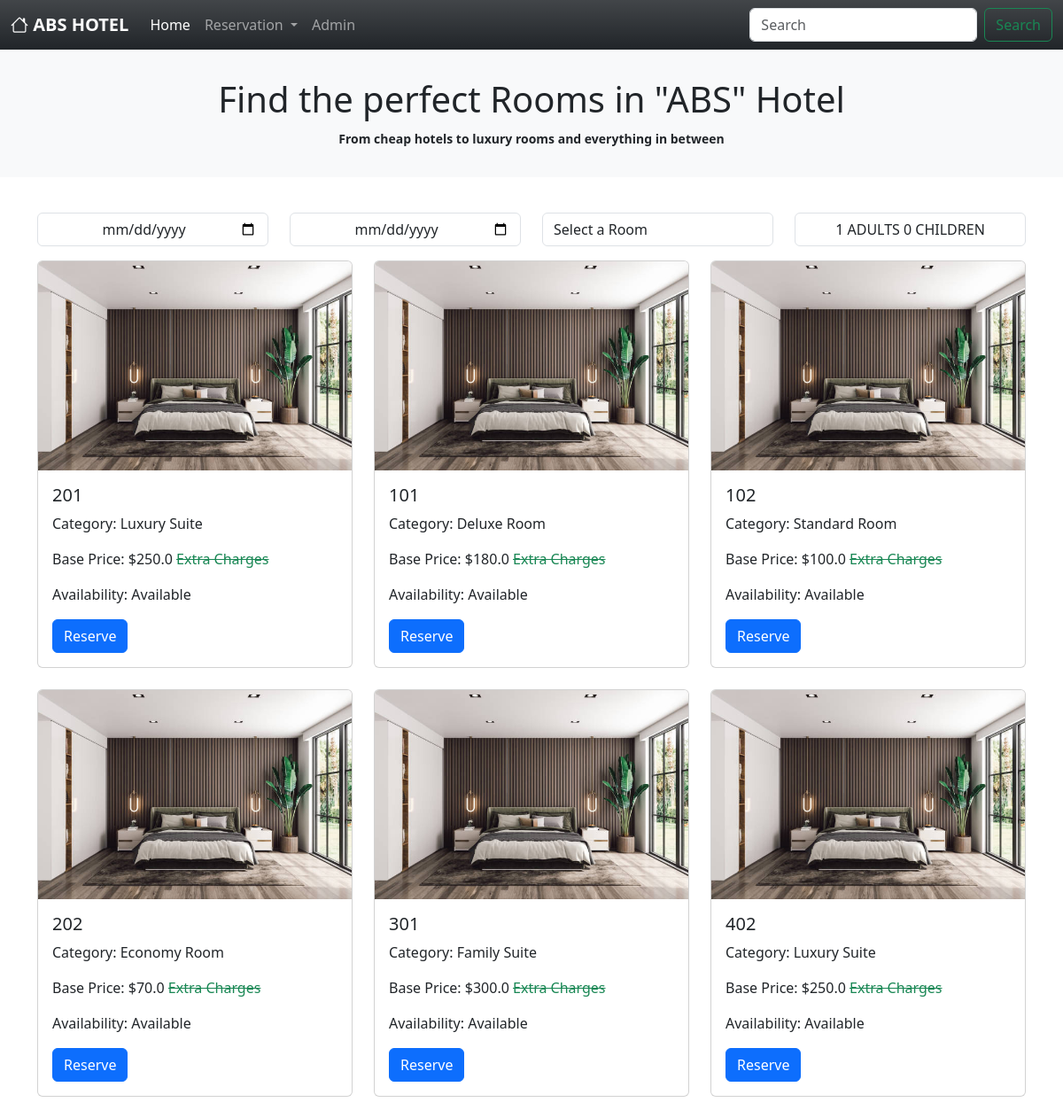
The page / on the database its author committed.
### app_hotel/models.py (models this page shows, shortened)
class Room(models.Model):
    room_number = models.IntegerField(unique=True)
    category = models.ForeignKey(RoomCategory,on_delete=models.CASCADE,null=True,blank=True)
    is_available = models.BooleanField(default=True)

class RoomCategory(models.Model):
    name = models.CharField(max_length=255)
    base_price = models.FloatField()

### app_hotel/views.py (the view)
# urls.py: path('',views.home,name='home'),
def home(request):
    rooms = Room.objects.all()
    categories = RoomCategory.objects.all()
    return render(request,'home.html',{'rooms':rooms,
                                       "categories":categories,
                                       "category":'',
                                       "special_rate":"",
                                         "startDate":'',
                                         "endDate":'',
                                         "adult":'',
                                         "child":''})

### app_hotel/templates/home.html (shortened to what this page needs)
<!DOCTYPE html>
{% extends 'base.html' %}
{% load static %}
{% load my_extras %}
{% block body_block %}
  <div class="text-center bg-light text-dark padding1">
    <h1 class="fw-lighter">Find the perfect Rooms in <span class="fw-bolder">"ABS"</span> Hotel</h1>
    <small class="padding2 fw-bolder">From cheap hotels to luxury rooms and everything in between</small></div>
  <div>
    <div id="my_form" class="container mt-4">
            <form class="py-3" method="POST" action="{% url 'get_filtered_rooms' %}">
                <div class="row">
                    <div class="col">
                        <input id="startDate" type="date" name="startDate" class="form-control text-center" placeholder="Date" value="{{ startDate }}" required>
                    </div>
                    <div class="col">
                        <input id="endDate" type="date" name="endDate" class="form-control text-center"  placeholder="Date" value="{{ endDate }}" required>
                    </div>
                    <div class="col">
                        <select onchange="$('#sbmt_btn').click();" id="roomSelect" name="category_name" class="form-control">
                            <option value="">Select a Room</option>
                        </select>
                    </div>
                    <div class="col">
                        <input id="count_button" type="button" class="form-control text-center" value="{% if adult %}{{ adult }}{% else %}1{% endif %} ADULTS {% if child %}{{ child }}{% else %}0{% endif %} CHILDREN" readonly data-bs-toggle="modal" data-bs-target="#staticBackdrop">
                    </div>
                </div>
            </form>
            <div class="row">
                {% if rooms %}
                    {% for room in rooms %}
                        <div class="col-md-4">
                            <div class="card mb-4">
                                <img src="{% static 'images/room1.jpg' %}" class="card-img-top" alt="Room Image">
                                <div class="card-body">
                                    <h5 class="card-title">{{ room.room_number }}</h5>
                                    <p class="card-text">Category: {{ room.category.name }}</p>
                                    <p class="card-text">Base Price: ${{ room.category.base_price }}
                                    {% if special_rate.room_category == room.category %}
                                    <span class="text-danger">x <span class="fw-bolder">
                                    {{ special_rate.rate_multiplier }}
                                    </span>
                                     = ${{ room.category.base_price|mul:special_rate.rate_multiplier }}
                                     </span>
                                      {% else %}
                                      <span class="text-success text-decoration-line-through">
                                      Extra Charges
                                      </span>
                                      {% endif %}
                                      </p>
                                    <p class="card-text">Availability: {% if room.is_available %}Available{% else %}Not Available{% endif %}</p>
                                    <button onclick="
                                        $('#roomId').val({{ room.id }});
                                    set_payment(
                                        {% if special_rate.room_category == room.category %}
                                        {{ room.category.base_price|mul:special_rate.rate_multiplier }}
                                        {% else %}
                                        {{ room.category.base_price }}
                                        {% endif %});
                                    "
                                     class="btn btn-primary" data-bs-toggle="modal" data-bs-target="#staticBackdrop1">Reserve</button>
                                </div>
                            </div>
                        </div>
                    {% endfor %}
                {% endif %}
            </div>
        </div>
{% endblock %}

### app_hotel/templates/base.html (shortened to what this page needs)
<!DOCTYPE html>
{% load static %}
<html lang="en">
  <head>
    <link href="https://cdn.jsdelivr.net/npm/bootstrap@5.3.3/dist/css/bootstrap.min.css" rel="stylesheet">
    <link rel="stylesheet" href="https://cdn.jsdelivr.net/npm/bootstrap-icons@1.11.3/font/bootstrap-icons.min.css">
  </head>
  <body>
    <nav class="navbar navbar-dark bg-gradient navbar-expand-lg bg-dark">
  <div class="container-fluid">
    <a class="navbar-brand" href="#"><i class="fw-bold bi bi-house"></i> <strong>ABS HOTEL</strong></a>
    <div class="collapse navbar-collapse" id="navbarSupportedContent">
      <ul class="navbar-nav me-auto mb-2 mb-lg-0">
        <li class="nav-item">
          <a class="nav-link active" aria-current="page" href="{% url 'home' %}">Home</a>
        </li>
        <li class="nav-item dropdown">
          <a class="nav-link dropdown-toggle" href="#" role="button" data-bs-toggle="dropdown" aria-expanded="false">
            Reservation
          </a>
        </li>
        {% if user.is_authenticated %}
        <li class="nav-item">
          <a class="nav-link" href="{% url 'logout_admin' %}">Logout</a>
        </li>
        {% else %}
        <li class="nav-item">
          <a class="nav-link" href="{% url 'admin:index' %}">Admin</a>
        </li>
        {% endif %}
      </ul>
      <form class="d-flex" role="search">
        <input class="form-control me-2" type="search" placeholder="Search" aria-label="Search">
        <button class="btn btn-outline-success" type="submit">Search</button>
      </form>
    </div>
  </div>
</nav>
  {% block body_block %}
  {% endblock %}
  </div>
  </body>
</html>

### app_hotel/templates/home.html (style rules this page uses)
@media (min-width:800px) { .padding1 { padding:2rem; } }
@media (min-width:800px) { .padding2 { padding:0.1rem; } }

### rows shown on the page
Room: room_number "201", category.name "Luxury Suite", category.base_price "250.0", shows "Extra Charges", is_available "Available"
Room: room_number "101", category.name "Deluxe Room", category.base_price "180.0", shows "Extra Charges", is_available "Available"
Room: room_number "102", category.name "Standard Room", category.base_price "100.0", shows "Extra Charges", is_available "Available"
Room: room_number "202", category.name "Economy Room", category.base_price "70.0", shows "Extra Charges", is_available "Available"
Room: room_number "301", category.name "Family Suite", category.base_price "300.0", shows "Extra Charges", is_available "Available"
Room: room_number "402", category.name "Luxury Suite", category.base_price "250.0", shows "Extra Charges", is_available "Available"
